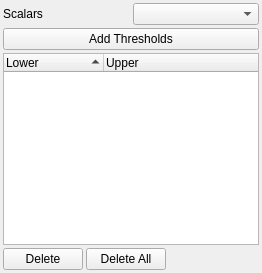
          <widget class="QWidget" name="page_Thresholds">
           <layout class="QGridLayout">
            <property name="margin">
             <number>3</number>
            </property>
            <property name="spacing">
             <number>3</number>
            </property>
            <item row="0" column="0" colspan="3">
             <layout class="QGridLayout">
              <property name="spacing">
               <number>3</number>
              </property>
              <item row="0" column="0">
               <widget class="QLabel" name="label_2">
                <property name="text">
                 <string>Scalars</string>
                </property>
               </widget>
              </item>
              <item row="0" column="1">
               <widget class="QComboBox" name="ThresholdScalarArray"/>
              </item>
             </layout>
            </item>
            <item row="1" column="0" colspan="3">
             <widget class="QPushButton" name="buttonAddThresholds">
              <property name="text">
               <string>Add Thresholds</string>
              </property>
             </widget>
            </item>
            <item row="2" column="0" colspan="3">
             <widget class="pqTreeWidget" name="thresholdRanges">
              <property name="sizePolicy">
               <sizepolicy hsizetype="Preferred" vsizetype="Expanding">
                <horstretch>0</horstretch>
                <verstretch>0</verstretch>
               </sizepolicy>
              </property>
              <property name="editTriggers">
               <set>QAbstractItemView::DoubleClicked|QAbstractItemView::EditKeyPressed</set>
              </property>
              <property name="tabKeyNavigation">
               <bool>true</bool>
              </property>
              <property name="alternatingRowColors">
               <bool>true</bool>
              </property>
              <property name="selectionMode">
               <enum>QAbstractItemView::ExtendedSelection</enum>
              </property>
              <property name="rootIsDecorated">
               <bool>false</bool>
              </property>
              <property name="sortingEnabled">
               <bool>true</bool>
              </property>
              <property name="allColumnsShowFocus">
               <bool>false</bool>
              </property>
              <column>
               <property name="text">
                <string>Lower</string>
               </property>
              </column>
              <column>
               <property name="text">
                <string>Upper</string>
               </property>
              </column>
             </widget>
            </item>
            <item row="3" column="0">
             <widget class="QPushButton" name="Delete_Threshold">
              <property name="enabled">
               <bool>true</bool>
              </property>
              <property name="toolTip">
               <string>Delete selected values from the current set</string>
              </property>
              <property name="text">
               <string>Delete</string>
              </property>
             </widget>
            </item>
            <item row="3" column="1">
             <widget class="QPushButton" name="DeleteAll_Threshold">
              <property name="enabled">
               <bool>true</bool>
              </property>
              <property name="toolTip">
               <string>Delete all values</string>
              </property>
              <property name="text">
               <string>Delete All</string>
              </property>
             </widget>
            </item>
            <item row="3" column="2">
             <spacer>
              <property name="orientation">
               <enum>Qt::Horizontal</enum>
              </property>
              <property name="sizeHint" stdset="0">
               <size>
                <width>40</width>
                <height>20</height>
               </size>
              </property>
             </spacer>
            </item>
           </layout>
          </widget>
